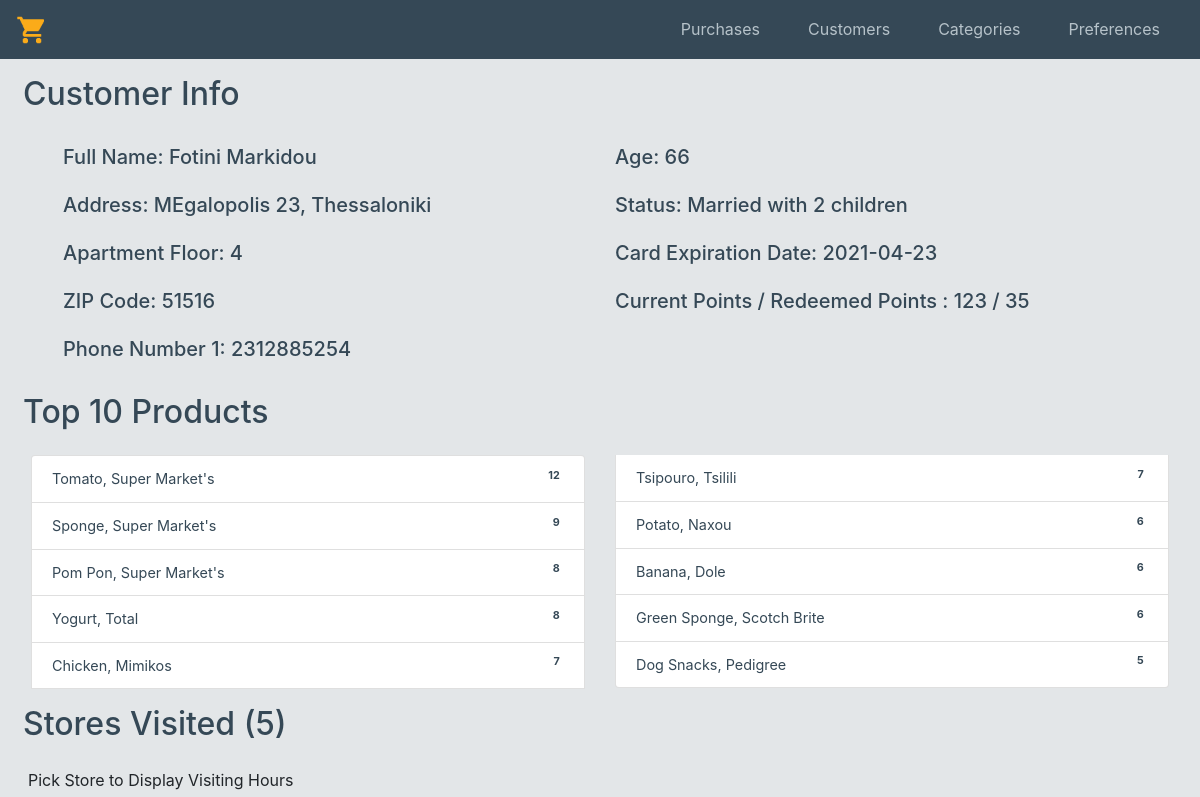
Page /customer_profile.php?cardid=30302136787797&seehours=1 (upper part) on the earlier database version.
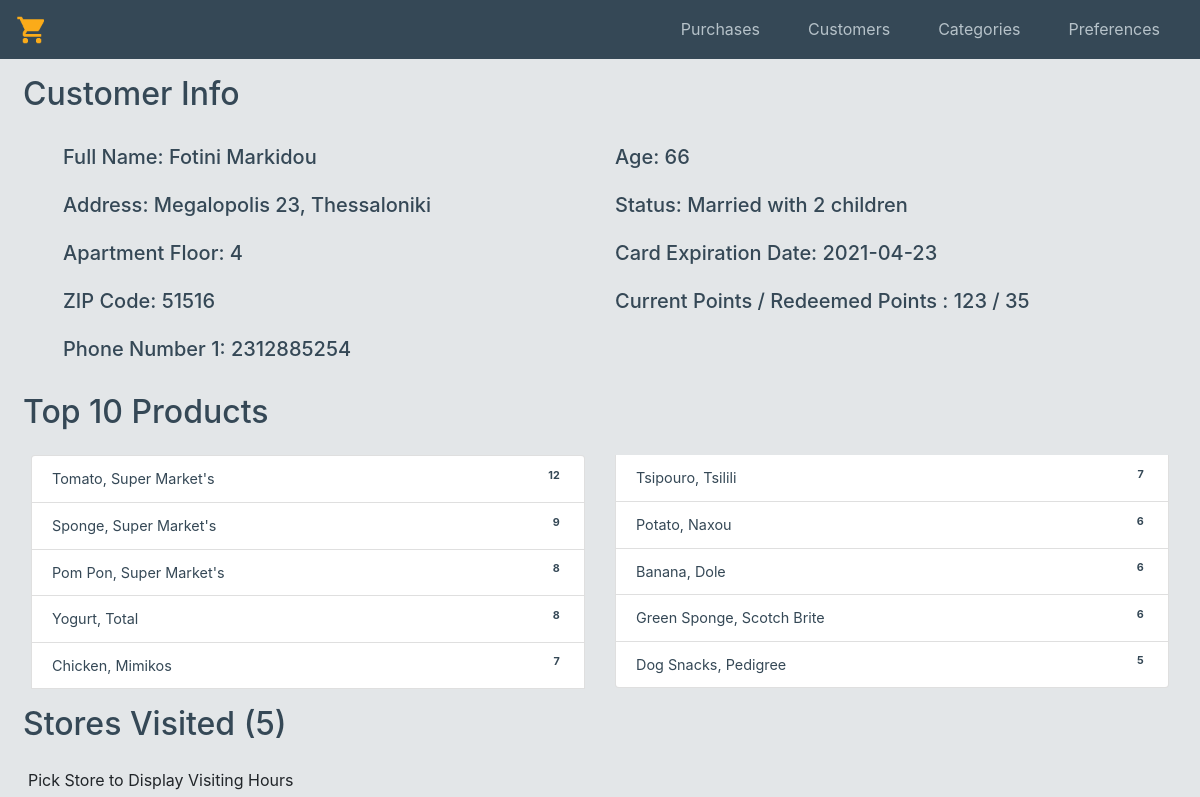
Same page on the later database version.
### tables this page shows
CREATE TABLE `customer` (
  `cardid` bigint(16) NOT NULL,
  `card_exp_date` date NOT NULL,
  `current_points` decimal(5,0) NOT NULL,
  `points_redeemed` decimal(11,0) NOT NULL,
  `first_name` varchar(20) NOT NULL,
  `last_name` varchar(30) NOT NULL,
  `street_name` varchar(30) NOT NULL,
  `street_number` decimal(3,0) NOT NULL,
  `apt_floor` decimal(2,0) NOT NULL,
  `city` varchar(30) NOT NULL,
  `zip` decimal(5,0) NOT NULL,
  `relationship_status` varchar(8) NOT NULL,
  `number_of_kids` tinyint(2) NOT NULL,
  `date_of_birth` date NOT NULL
);

CREATE TABLE `phone_number` (
  `cardid` bigint(16) NOT NULL,
  `phone` bigint(10) NOT NULL
);

### src/customer_profile.php (the view, shortened to what this page needs)
<?php
$conn = mysqli_connect('192.168.99.100', 'root', 'root', 'supermarketdb');
if (isset($_GET['cardid'])) {
    $cardid = $_GET['cardid'];
}
?>
<?php
$sql = 'SELECT *, YEAR(CURRENT_TIMESTAMP) - DATE_FORMAT(customer.date_of_birth, "%Y") as age FROM customer WHERE cardid=' . $cardid;
$res = mysqli_query($conn, $sql);
$cust = mysqli_fetch_array($res, MYSQLI_ASSOC);
if ($cust['number_of_kids'] > 0) {
    if ($cust['number_of_kids'] == 1) {
        $status = ucfirst($cust['relationship_status']) . ' with 1 kid';
    } else {
        $status = ucfirst($cust['relationship_status']) . ' with ' . $cust['number_of_kids'] . ' children';
    }
} else {
    $status = ucfirst($cust['relationship_status']);
}
$sqlphones = 'SELECT * FROM phone_number WHERE cardid=' . $cardid;
$phoneres = mysqli_query($conn, $sqlphones);
$phones = mysqli_fetch_all($phoneres, MYSQLI_ASSOC);
$sql1 = 'SELECT SUM(purch_prod.amount) as total, product.name, product.brand FROM customer, purchase, purch_prod, product
         WHERE customer.cardid = purchase.cardid AND purchase.purid = purch_prod.purid AND purch_prod.productid = product.productid AND customer.cardid=' .
    $cardid .
    ' GROUP BY product.name, product.brand
        ORDER BY total DESC
        LIMIT 10';
$res1 = mysqli_query($conn, $sql1);
$top_prod = mysqli_fetch_all($res1, MYSQLI_ASSOC);
$sqlcount = 'SELECT COUNT(DISTINCT(purchase.storeid)) FROM customer, purchase
             WHERE customer.cardid = purchase.cardid AND customer.cardid = ' . $cardid;
$rescount = mysqli_query($conn, $sqlcount);
$count = mysqli_fetch_array($rescount);
$count = (int) $count['COUNT(DISTINCT(purchase.storeid))'];
?>
<?php include 'templates/header.php'; ?>
<div class="container-fluid">
    <div class="row my-3 mx-2" style="color:#354856;">
        <div class="h2">Customer Info</div>
    </div>
    <div class="fluid-container mx-5" style="color:#354856;">
        <div class="row">
            <div class="col  my-2">
                <div class="h5">Full Name: <?php echo $cust['first_name'] . ' ' . $cust['last_name']; ?></div>
            </div>
            <div class="col  my-2">
                <div class="h5">Age: <?php echo $cust['age']; ?></div>
            </div>
            <div class="col  my-2">
                <div class="h5">Address: <?php echo $cust['street_name'] . ' ' . $cust['street_number'] . ', ' . $cust['city'] ?></div>
            </div>
            <div class="col  my-2">
                <div class="h5">Status: <?php echo $status; ?></div>
            </div>
            <div class="col  my-2">
                <div class="h5">Apartment Floor: <?php echo $cust['apt_floor']; ?></div>
            </div>
            <div class="col  my-2">
                <div class="h5">Card Expiration Date: <?php echo $cust['card_exp_date']; ?></div>
            </div>
            <div class="col  my-2">
                <div class="h5">ZIP Code: <?php echo $cust['zip']; ?></div>
            </div>
            <div class="col  my-2">
                <div class="h5">Current Points / Redeemed Points : <?php echo $cust['current_points'] . ' / ' . $cust['points_redeemed']; ?></div>
            </div>
            <?php $i = 1;
            foreach ($phones as $phone) { ?>
                <div class="col  my-2">
                    <div class="h5">Phone Number <?php echo $i; ?>: <?php echo $phone['phone'];
                                                                    $i++; ?></div>
                </div>
            <?php } ?>
        </div>
    </div>
    <div class="row my-3 mx-2" style="color:#354856;">
        <div class="h2">Top 10 Products</div>
    </div>
    <ul class="px-2" style="columns: 2; font-size: 0.9rem; font-weight: 400; line-height: 1.5; color: #354856;">
        <?php foreach ($top_prod as $prod) { ?>
            <li class="list-group-item d-flex justify-content-between mx-2"><?php echo ucwords($prod['name']) . ', ' . $prod['brand'] ?><span class="badge"><?php echo $prod['total'] ?></span></li>
        <?php } ?>
    </ul>
    <div class="row my-3 mx-2" style="color:#354856;">
        <div class="h2">Stores Visited (<?php echo $count; ?>)</div>
    </div>
    <form action="/customer_profile.php" method="GET">
        <div class="form-row mx-2">
            <div class="form-group col-md-3">
                <label for="inputStore">Pick Store to Display Visiting Hours</label>
            </div>
            <div class="d-flex col-md-3 align-items-end">
            </div>
        </div>
    </form>
</div>

### src/templates/header.php (shortened to what this page needs)
<!DOCTYPE html>
<head>
    <link rel="stylesheet" href="https://stackpath.bootstrapcdn.com/bootstrap/4.4.1/css/bootstrap.min.css">
    <link rel="stylesheet" type="text/css" href="templates/style.css">
</head>
<body style="background-color:#e3e6e8;">
    <header>
        <nav class="navbar navbar-expand-lg " style="background-color:#354856;">
            <a class="navbar-brand" href="index.php">
                <img src="img/logo.png" width="32" height="32" alt="">
            </a>
                <div class="collapse navbar-collapse" id="navbarSupportedContent">
                    <ul class="navbar-nav ml-auto">
                        <li class="nav-item mx-3">
                            <a class="nav-link" style="color:#b6c2c9;" href="purchases.php">Purchases<span class="sr-only">(current)</span></a>
                        </li>
                        <li class="nav-item mx-3">
                            <a class="nav-link" style="color:#b6c2c9;" href="customers.php">Customers</a>
                        </li>
                        <li class="nav-item mx-3">
                            <a class="nav-link" style="color:#b6c2c9;" href="categories.php">Categories</a>
                        </li>
                        <li class="nav-item mx-3">
                            <a class="nav-link" style="color:#b6c2c9;" href="preferences.php">Preferences</a>
                        </li>
                    </ul>
                </div>
        </nav>
    </header>

Differences in the rows shown:
changed customer "Fotini": street_name "MEgalopolis" → "Megalopolis"
